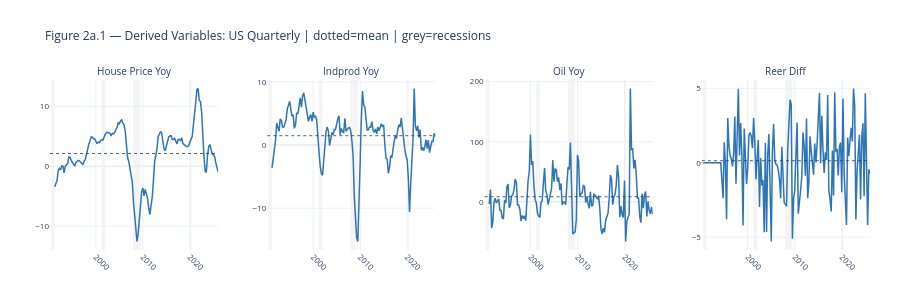

The cell this chart's notebook holds for it:
### Code cell
DERIVED_USQ = [
    'us_house_price_yoy',
    'us_indprod_yoy',
    'us_oil_yoy',
    'us_reer_diff',
]

fig = make_subplots(
    rows=1, cols=4,
    subplot_titles=[v.replace('us_', '').replace('_', ' ').title()
                    for v in DERIVED_USQ],
    horizontal_spacing=0.06)

for i, var in enumerate(DERIVED_USQ):
    fig.add_trace(go.Scatter(
        x=df_model_usq.index, y=df_model_usq[var],
        mode='lines', line=dict(color=BLUE, width=1.5),
        showlegend=False), row=1, col=i+1)
    fig.add_hline(y=df_model_usq[var].mean(), line_dash='dot',
                  line_color=NAVY, line_width=0.8, row=1, col=i+1)
    for s, e, _ in RECESSIONS_USQ:
        fig.add_vrect(x0=s, x1=e, fillcolor='lightgrey', opacity=0.25,
                      layer='below', line_width=0, row=1, col=i+1)

fig.update_xaxes(tickangle=45, tickfont=dict(size=8), nticks=5)
fig.update_yaxes(tickfont=dict(size=8), nticks=5)
fig.update_annotations(font_size=10)
fig.update_layout(
    title=dict(
        text='Figure 2a.1 — Derived Variables: US Quarterly | dotted=mean | grey=recessions',
        font=dict(size=12, color=NAVY)),
    template=TEMPLATE,
    height=300,
    margin=dict(t=80, b=50, l=50, r=30))
fig.show()

### Figure 1 — Plotly figure (JSON) as saved in the notebook; plotly's stock layout.template omitted (floating-point values rounded to 4 significant figures; data arrays with more than 128 entries replaced by an {"elided": "..."} marker saying what was removed)
{"data": [{"line": {"color": "#2E75B6", "width": 1.5}, "mode": "lines", "showlegend": false, "type": "scatter", "x": {"elided": "144 str values"}, "xaxis": "x", "y": {"elided": "144 float values"}, "yaxis": "y"}, {"line": {"color": "#2E75B6", "width": 1.5}, "mode": "lines", "showlegend": false, "type": "scatter", "x": {"elided": "144 str values"}, "xaxis": "x2", "y": {"elided": "144 float values"}, "yaxis": "y2"}, {"line": {"color": "#2E75B6", "width": 1.5}, "mode": "lines", "showlegend": false, "type": "scatter", "x": {"elided": "144 str values"}, "xaxis": "x3", "y": {"elided": "144 float values"}, "yaxis": "y3"}, {"line": {"color": "#2E75B6", "width": 1.5}, "mode": "lines", "showlegend": false, "type": "scatter", "x": {"elided": "144 str values"}, "xaxis": "x4", "y": {"elided": "144 float values"}, "yaxis": "y4"}], "layout": {"annotations": [{"font": {"size": 10}, "showarrow": false, "text": "House Price Yoy", "x": 0.1025, "xanchor": "center", "xref": "paper", "y": 1, "yanchor": "bottom", "yref": "paper"}, {"font": {"size": 10}, "showarrow": false, "text": "Indprod Yoy", "x": 0.3675, "xanchor": "center", "xref": "paper", "y": 1, "yanchor": "bottom", "yref": "paper"}, {"font": {"size": 10}, "showarrow": false, "text": "Oil Yoy", "x": 0.6325, "xanchor": "center", "xref": "paper", "y": 1, "yanchor": "bottom", "yref": "paper"}, {"font": {"size": 10}, "showarrow": false, "text": "Reer Diff", "x": 0.8975, "xanchor": "center", "xref": "paper", "y": 1, "yanchor": "bottom", "yref": "paper"}], "height": 300, "margin": {"b": 50, "l": 50, "r": 30, "t": 80}, "shapes": [{"line": {"color": "#1F3864", "dash": "dot", "width": 0.8}, "type": "line", "x0": 0, "x1": 1, "xref": "x domain", "y0": 2.155, "y1": 2.155, "yref": "y"}, {"fillcolor": "lightgrey", "layer": "below", "line": {"width": 0}, "opacity": 0.25, "type": "rect", "x0": "1990-07-01", "x1": "1991-03-31", "xref": "x", "y0": 0, "y1": 1, "yref": "y domain"}, {"fillcolor": "lightgrey", "layer": "below", "line": {"width": 0}, "opacity": 0.25, "type": "rect", "x0": "2001-03-01", "x1": "2001-12-31", "xref": "x", "y0": 0, "y1": 1, "yref": "y domain"}, {"fillcolor": "lightgrey", "layer": "below", "line": {"width": 0}, "opacity": 0.25, "type": "rect", "x0": "2007-12-01", "x1": "2009-06-30", "xref": "x", "y0": 0, "y1": 1, "yref": "y domain"}, {"fillcolor": "lightgrey", "layer": "below", "line": {"width": 0}, "opacity": 0.25, "type": "rect", "x0": "2020-02-01", "x1": "2020-04-30", "xref": "x", "y0": 0, "y1": 1, "yref": "y domain"}, {"line": {"color": "#1F3864", "dash": "dot", "width": 0.8}, "type": "line", "x0": 0, "x1": 1, "xref": "x2 domain", "y0": 1.479, "y1": 1.479, "yref": "y2"}, {"fillcolor": "lightgrey", "layer": "below", "line": {"width": 0}, "opacity": 0.25, "type": "rect", "x0": "1990-07-01", "x1": "1991-03-31", "xref": "x2", "y0": 0, "y1": 1, "yref": "y2 domain"}, {"fillcolor": "lightgrey", "layer": "below", "line": {"width": 0}, "opacity": 0.25, "type": "rect", "x0": "2001-03-01", "x1": "2001-12-31", "xref": "x2", "y0": 0, "y1": 1, "yref": "y2 domain"}, {"fillcolor": "lightgrey", "layer": "below", "line": {"width": 0}, "opacity": 0.25, "type": "rect", "x0": "2007-12-01", "x1": "2009-06-30", "xref": "x2", "y0": 0, "y1": 1, "yref": "y2 domain"}, {"fillcolor": "lightgrey", "layer": "below", "line": {"width": 0}, "opacity": 0.25, "type": "rect", "x0": "2020-02-01", "x1": "2020-04-30", "xref": "x2", "y0": 0, "y1": 1, "yref": "y2 domain"}, {"line": {"color": "#1F3864", "dash": "dot", "width": 0.8}, "type": "line", "x0": 0, "x1": 1, "xref": "x3 domain", "y0": 8.552, "y1": 8.552, "yref": "y3"}, {"fillcolor": "lightgrey", "layer": "below", "line": {"width": 0}, "opacity": 0.25, "type": "rect", "x0": "1990-07-01", "x1": "1991-03-31", "xref": "x3", "y0": 0, "y1": 1, "yref": "y3 domain"}, {"fillcolor": "lightgrey", "layer": "below", "line": {"width": 0}, "opacity": 0.25, "type": "rect", "x0": "2001-03-01", "x1": "2001-12-31", "xref": "x3", "y0": 0, "y1": 1, "yref": "y3 domain"}, {"fillcolor": "lightgrey", "layer": "below", "line": {"width": 0}, "opacity": 0.25, "type": "rect", "x0": "2007-12-01", "x1": "2009-06-30", "xref": "x3", "y0": 0, "y1": 1, "yref": "y3 domain"}, {"fillcolor": "lightgrey", "layer": "below", "line": {"width": 0}, "opacity": 0.25, "type": "rect", "x0": "2020-02-01", "x1": "2020-04-30", "xref": "x3", "y0": 0, "y1": 1, "yref": "y3 domain"}, {"line": {"color": "#1F3864", "dash": "dot", "width": 0.8}, "type": "line", "x0": 0, "x1": 1, "xref": "x4 domain", "y0": 0.1345, "y1": 0.1345, "yref": "y4"}, {"fillcolor": "lightgrey", "layer": "below", "line": {"width": 0}, "opacity": 0.25, "type": "rect", "x0": "1990-07-01", "x1": "1991-03-31", "xref": "x4", "y0": 0, "y1": 1, "yref": "y4 domain"}, {"fillcolor": "lightgrey", "layer": "below", "line": {"width": 0}, "opacity": 0.25, "type": "rect", "x0": "2001-03-01", "x1": "2001-12-31", "xref": "x4", "y0": 0, "y1": 1, "yref": "y4 domain"}, {"fillcolor": "lightgrey", "layer": "below", "line": {"width": 0}, "opacity": 0.25, "type": "rect", "x0": "2007-12-01", "x1": "2009-06-30", "xref": "x4", "y0": 0, "y1": 1, "yref": "y4 domain"}, {"fillcolor": "lightgrey", "layer": "below", "line": {"width": 0}, "opacity": 0.25, "type": "rect", "x0": "2020-02-01", "x1": "2020-04-30", "xref": "x4", "y0": 0, "y1": 1, "yref": "y4 domain"}], "title": {"font": {"color": "#1F3864", "size": 12}, "text": "Figure 2a.1 — Derived Variables: US Quarterly | dotted=mean | grey=recessions"}, "xaxis": {"anchor": "y", "domain": [0, 0.205], "nticks": 5, "tickangle": 45, "tickfont": {"size": 8}}, "xaxis2": {"anchor": "y2", "domain": [0.265, 0.47], "nticks": 5, "tickangle": 45, "tickfont": {"size": 8}}, "xaxis3": {"anchor": "y3", "domain": [0.53, 0.735], "nticks": 5, "tickangle": 45, "tickfont": {"size": 8}}, "xaxis4": {"anchor": "y4", "domain": [0.795, 1], "nticks": 5, "tickangle": 45, "tickfont": {"size": 8}}, "yaxis": {"anchor": "x", "domain": [0, 1], "nticks": 5, "tickfont": {"size": 8}}, "yaxis2": {"anchor": "x2", "domain": [0, 1], "nticks": 5, "tickfont": {"size": 8}}, "yaxis3": {"anchor": "x3", "domain": [0, 1], "nticks": 5, "tickfont": {"size": 8}}, "yaxis4": {"anchor": "x4", "domain": [0, 1], "nticks": 5, "tickfont": {"size": 8}}}}
